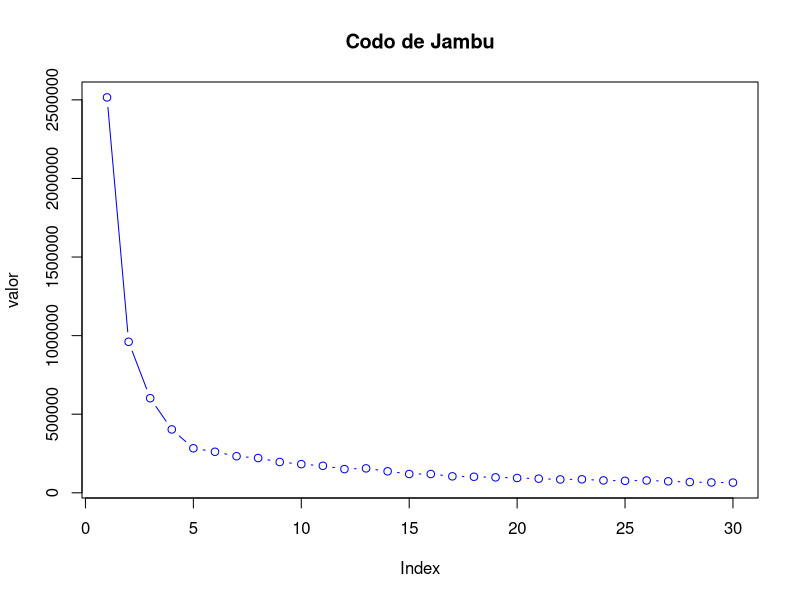

This figure's R source: (Note: this script raises an error after producing the figure.)
###################
#Reading guess.csv#
###################
df_guess = read.csv("data/guess.csv",header = F)
valor = rep(0,30)
for (k in 1:30)
{
  model_kmeans_guess_jambu = kmeans(df_guess, k)
  valor[k] = model_kmeans_guess_jambu$tot.withinss
}
plot(valor, col = "blue", type = "b",
     main = "Codo de Jambu")
#Aplying algorithms
#########
#K-Means#
#########
model_kmeans_guess = eval_kmeans(df = df_guess, cstart = 1, cfinish = 2, k = 5, dataname = "guess.csv")
#########
#H-Clust#
#########
input_hierarchical_guess = df_guess
input_hierarchical_guess$V3 = NULL
input_hierarchical_guess = as.matrix(input_hierarchical_guess)
hierarchical_distance_guess = dist(input_hierarchical_guess)
###############
#Single method#
###############
model_hierarchical_single_guess = eval_hclust(distance = hierarchical_distance_guess, mode = "single", centroids = 5, input = input_hierarchical_guess, dataname = "guess.csv")
#################
#Complete method#
#################
model_hierarchical_complete_guess = eval_hclust(distance = hierarchical_distance_guess, mode = "complete", centroids = 5, input = input_hierarchical_guess, dataname = "guess.csv")
#################
#Average method##
#################
model_hierarchical_average_guess = eval_hclust(distance = hierarchical_distance_guess, mode = "average", centroids = 5, input = input_hierarchical_guess, dataname = "guess.csv")
